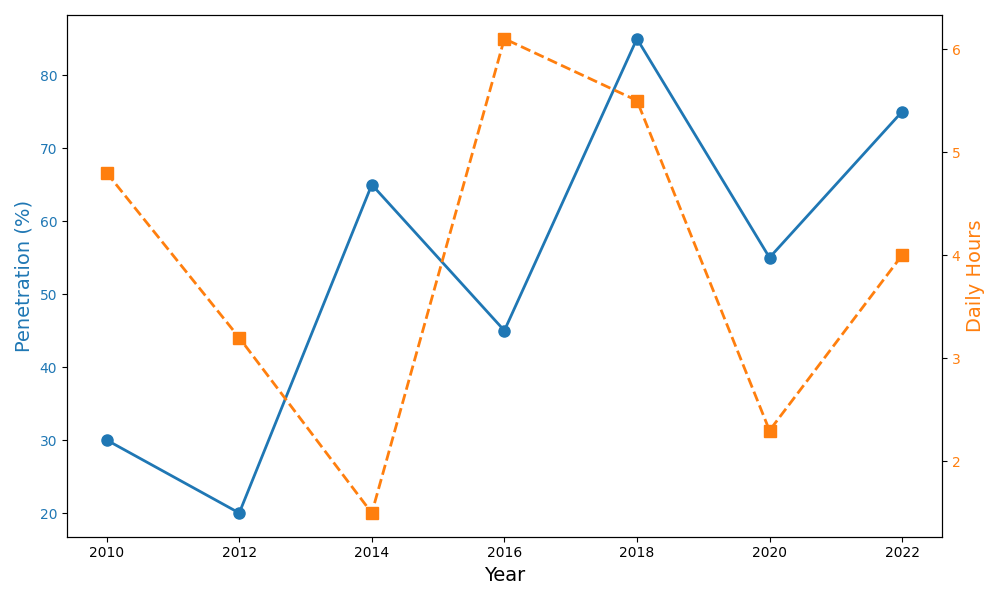

Recreate this plot in Python.
import matplotlib.pyplot as plt
import numpy as np

# Data
years = np.array([2010, 2012, 2014, 2016, 2018, 2020, 2022])
penetration_rate = np.array([30, 20, 65, 45, 85, 55, 75])
avg_daily_hours_online = np.array([4.8, 3.2, 1.5, 6.1, 5.5, 2.3, 4.0])

fig, ax1 = plt.subplots(figsize=(10, 6))

# Line plot for penetration rate
color1 = 'tab:blue'
ax1.set_xlabel('Year', fontsize=14)
ax1.set_ylabel('Penetration (%)', fontsize=14, color=color1)
ax1.plot(years, penetration_rate, color=color1, marker='o', markersize=8, 
         linestyle='-', linewidth=2)
ax1.tick_params(axis='y', labelcolor=color1)

# Second y-axis for daily hours online
ax2 = ax1.twinx()
color2 = 'tab:orange'
ax2.set_ylabel('Daily Hours', fontsize=14, color=color2)
ax2.plot(years, avg_daily_hours_online, color=color2, marker='s', markersize=8, 
         linestyle='--', linewidth=2)
ax2.tick_params(axis='y', labelcolor=color2)

plt.tight_layout()

plt.show()
